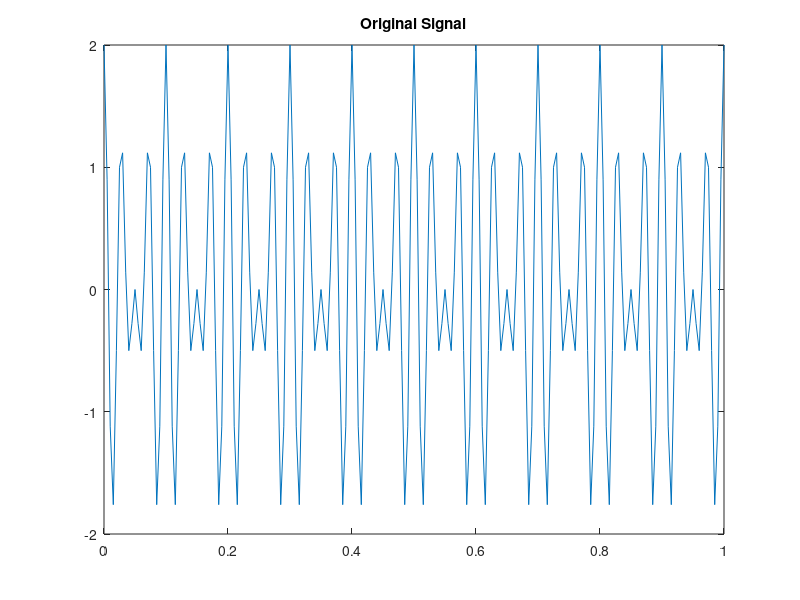
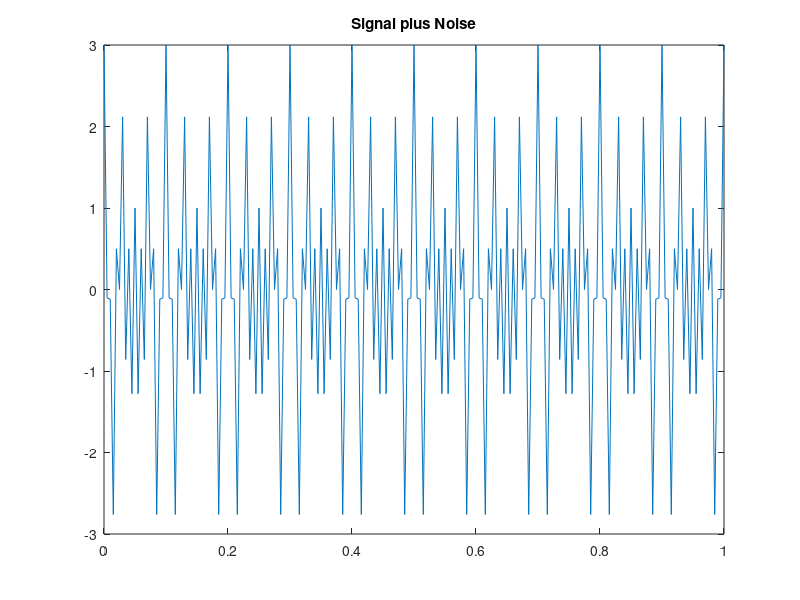
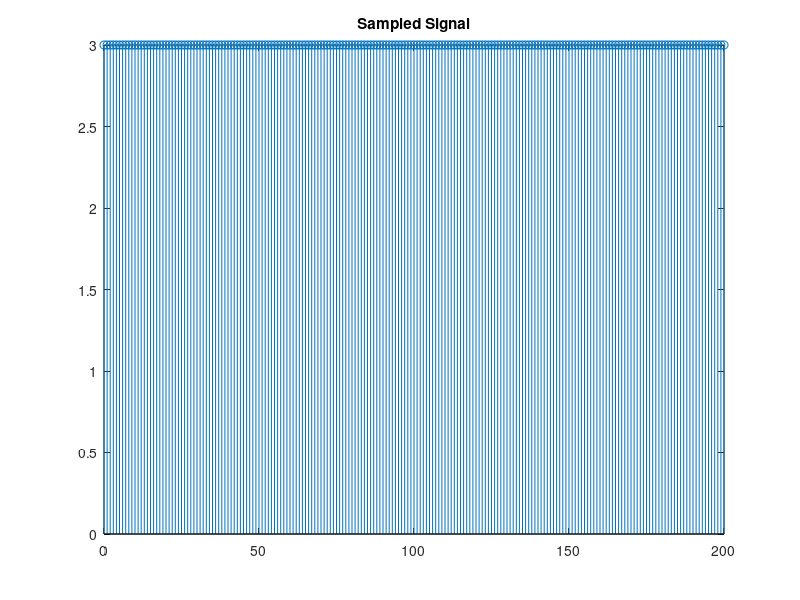
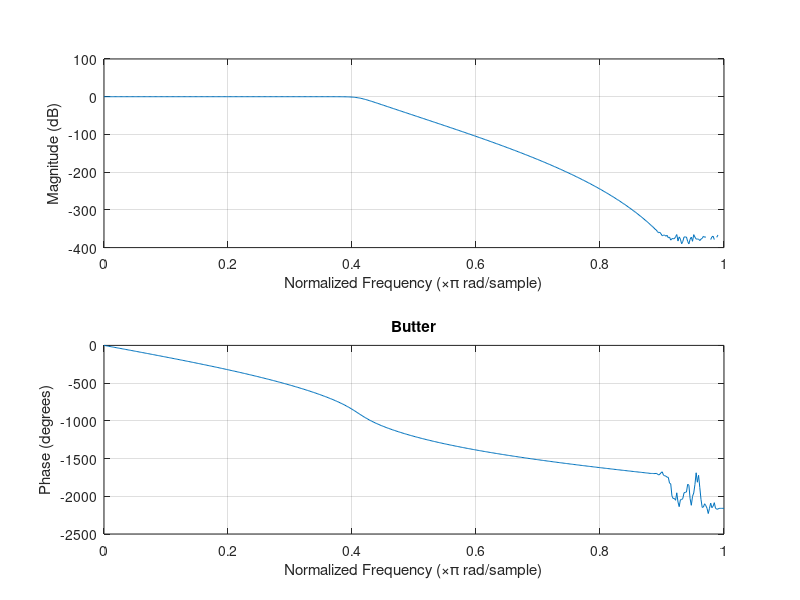

MATLAB code to generate these figures, in order:
%pkg load signal % Octave only, comment out for Matlab
wp = 40/100;
ws = 60/100;
rp = 1;
rs = 100;
t = 0:0.005:1;
Fs = 200;

sig = cos(30*2*pi*t) + cos(40*2*pi*t);
noise = cos(100*2*pi*t);
figure;
plot(t, sig)
title('Original Signal')
saveas(gcf, 'original.jpg')
total = sig + noise;
figure;
plot(t, total)
title('Signal plus Noise')
saveas(gcf, 'with_noise.jpg')

n1 = t*Fs;
total_d = cos(30*2*pi*n1) + cos(40*2*pi*n1) + cos(100*2*pi*n1);
figure;
stem(n1, total_d)
title('Sampled Signal')
saveas(gcf, 'sampled.jpg')


[n, Wn] = buttord(wp, ws, rp, rs);
[b, a] = butter(n, Wn);
figure;
freqz(b, a)
title('Butter')
saveas(gcf, 'Butter_response.jpg')
yb = filter(b, a, total_d);
stem(n1, yb)
title('Butterworth Filtered Discrete')
saveas(gcf, 'butter_filtered.jpg')

[nc, Wnc] = cheb1ord(wp, ws, rp, rs);
[bc, ac] = cheby1(nc, rp, Wnc);
figure;
freqz(bc, ac)
title('cheby1')
saveas(gcf, 'cheby1_response.jpg')
yc1 = filter(bc, ac, total_d);
stem(n1, yc1)
title('Cheby1 filtered')
saveas(gcf, 'cheby1_filt.jpg')

[nc2, Wnc2] = cheb2ord(wp, ws, rp, rs);
[bc2, ac2] = cheby1(nc2, rs, Wnc2);
figure;
freqz(bc2, ac2)
title('cheby2')
saveas(gcf, 'cheby2_response.jpg')
yc2 = filter(bc2, ac2, total_d);
stem(n1, yc2)
title('Cheby2 filtered')
saveas(gcf, 'cheby2_filt.jpg')

[ne, Wne] = ellipord(wp, ws, rp, rs);
[be, ae] = ellip(ne, rp, rs, Wne);
figure;
freqz(be, ae)
title('ellipse')
saveas(gcf, 'ellipse_response.jpg')
ye = filter(be, ae, total_d);
stem(n1, yc1)
title('Ellipse filtered')
saveas(gcf, 'ellipse_filt.jpg')
